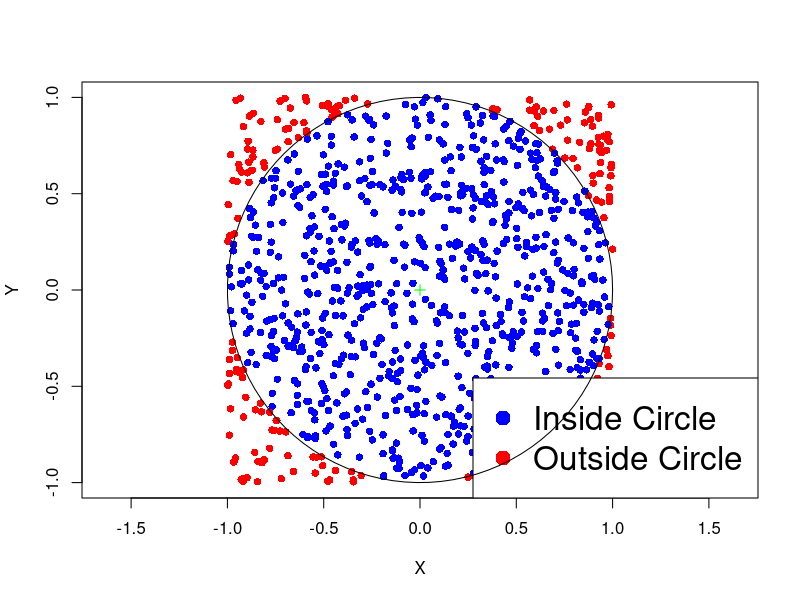
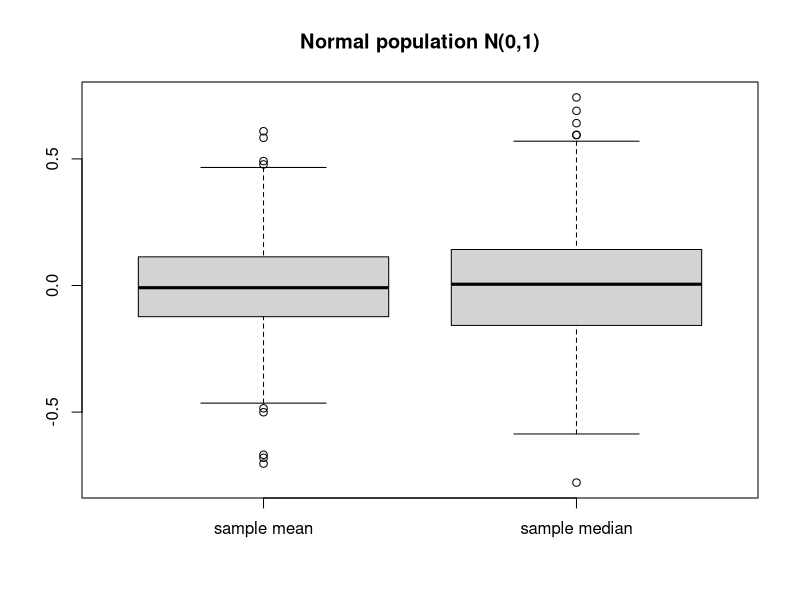

Reproduce these figures in R, in order.
## ---- chunk 1
manager.null.p <- c(51/1788, 103/1788, 144/1788, 
                    168/1788, 29/1788, 101/1788)
null.p <- rep(manager.null.p, c(3, 3, 3, 3, 3, 3))
print(round(null.p,2))
## ---- chunk 2
# Store matrix of counts into single R vector
counts <- c(27, 9, 15,
            54, 25, 24,
            84, 32, 28, 
            91, 37, 40,
            11, 10, 8,
            61, 12, 28)

# Store matrix of null probabilities into single R vector
# To avoid copy pasting, first store probabilities of each Manager
manager.null.p <- c(51/1788, 103/1788, 144/1788, 
                    168/1788, 29/1788, 101/1788)

# Repeat each entry 3 times 
null.p <- rep(manager.null.p, c(3, 3, 3, 3, 3, 3))

# Perform goodness-of-fit test
ans <- chisq.test(counts, p = null.p)

# Print answer
print(ans)
## ---- chunk 3
# Store each row into and R vector
row_1 <- c(2180, 871)
row_2 <- c(1820, 1400)
row_3 <- c(1703, 614)

# Assemble the rows into an R matrix
counts <- rbind(row_1, row_2, row_3)

# Perform chi-squared test of independence
ans <- chisq.test(counts)

# Print answer
print(ans)
## ---- chunk 4
# Store each row into and R vector
row_1 <- c(27, 9, 15)
row_2 <- c(54, 25, 24) 
row_3 <- c(84, 32, 28) 
row_4 <- c(91, 37, 40)
row_5 <- c(11, 10, 8)
row_6 <- c(61, 12, 28)

# Assemble the rows into an R matrix
counts <- rbind(row_1, row_2, row_3, row_4, row_5, row_6)

# Perform chi-squared test of independence
ans <- chisq.test(counts)

# Print answer
print(ans)
## ---- chunk 5
#| fig-asp: 1

R <- 1
niters <- 1000
total <- 0
in_circle <- 0

# Function to plot the points
plot_points <- function(x, y, R) {
  plot(x, y, col = ifelse(x^2 + y^2 <= R^2, "blue", "red"), pch = 16, xlab = "X", ylab = "Y", asp = 1, frame.plot = TRUE, xlim = c(-1,1), ylim = c(-1,1) )
  points(0, 0, col = "green", pch = 3)  # Plotting the center of the circle
  legend("bottomright", legend = c("Inside Circle", "Outside Circle"), col = c("blue", "red"), pch = 16, cex = 2)
  circle <- seq(0, 2 * pi, length.out = 100)
  lines(R * cos(circle), R * sin(circle))  # Plotting the circle
}

x <- runif(niters, -R, R)
y <- runif(niters, -R, R)
plot_points(x, y, R)

## ---- chunk 6
N <- 10000      # We do 100000 iterations and print every 10000
total <- 0      # Counts total number of points
in_circle <- 0  # Counts points falling in circle

for (j in 1:10) {   # This loop is for printing message every N iterations
  for (i in 1:N) {  # Loop in which points are counted
    x <- runif(1, -1, 1); y <- runif(1, -1, 1);  # sample point (x,y)
    if (x^2 + y^2 <= 1) {    
      in_circle <- in_circle + 1  # If (x,y) in circle increase counter
    }
    total <- total + 1  # Increase total counter (in any case)
  }
  
  pi_approx <- ( in_circle / total ) * 4  # Compute approximate area

  cat(sprintf("After %8d iterations pi is %.08f, error is %.08f\n",
     (j * N), pi_approx, abs(pi_approx - pi)))
}
## ---- chunk 7
set.seed(231) 

# Generate 1000 samples of size 10 from N(0,1) and compute sample mean
n <- 10; M <- 1000

sim.xbar <- replicate(M, mean(rnorm(n)))

# Print mean and variance of sample mean
cat("Expected value:", mean(sim.xbar), "  Variance:", var(sim.xbar))
## ---- chunk 8
set.seed(23) 

M <- 1000; n <- 30  
sim.mean <- replicate(M, mean(rnorm(n)))
sim.median <- replicate(M, median(rnorm(n)))

boxplot(list("sample mean" = sim.mean, 
             "sample median" = sim.median),
        main = "Normal population N(0,1)")
## ---- chunk 9
#| echo: true
# Roll two dice

sample(1:6, 2, replace = T)
## ---- chunk 10
#| echo: true

M <- 1000

sim.rolls <- replicate(M, sum( sample(1:6, 2, replace = T) ))

number.of.7s <- sum( sim.rolls == 7 )
p <- number.of.7s / M

cat("The estimated probability of rolling 7 is", p)
## ---- chunk 11
set.seed(231)

# Sample 100 times from N(0,1)
x <- rnorm(100)

# Compute confidence interval using t.test
interval <- t.test(x)$conf.int

# Save left and right extremes
a <- interval[1];   b <- interval[2]

cat("Simulated confidence interval: a =", a, "  b = ", b)
## ---- chunk 12
set.seed(231)

n <- 100; M <- 10000

intervals <- replicate(M, t.test(rnorm(n)) $ conf.int)

intervals[ ,1:5]
## ---- chunk 13
set.seed(231)

# Simulate M confidence intervals for the mean
n <- 100; M <- 10000

intervals <- replicate(M, t.test(rnorm(n)) $ conf.int)

# Save left and right extremes in vectors
a <- intervals[1, ];   b <- intervals[2, ]

# Check how many times mu = 0 belongs to (a,b)
mu.belongs <- sum( (a < 0) & (0 < b) )

# Estimate the probability that mu = 0 belongs to (a,b)
p <- mu.belongs / M

cat("mu = 0 belongs to the confidence interval with probability", p)
## ---- chunk 14
set.seed(22)

# Enter counts and null hypothesis probabilities
counts <- c(32, 15, 9, 4)
null.p <- c(0.5, 0.3, 0.15, 0.05)

# Compute total counts
m <- sum(counts)

# Compute expected counts
exp.counts <- m * null.p

# Compute the observed chi-squared statistic
obs.chi <- sum( (counts - exp.counts)^2 / exp.counts )

# Simulate M chi-squared statistics
M <- 10000

sim.chi <- replicate(M, {
                # Simulate multinomial counts under null hypothesis
                sim.counts <- rmultinom(1, m, null.p)
                            
                # Return chi-squared statistic from the simulated counts
                sum( (sim.counts - exp.counts )^2 / exp.counts)
                })

# Check how many simulated statistics are extreme
num.extreme <- sum( sim.chi >= obs.chi )

# Estimate the p-value
sim.p.value <- num.extreme / M

# Perform chi-squared test using built-in R function
ans <- chisq.test(counts, p = null.p, simulate.p.value = T)

# Extract p-value from chi-squared test result
R.p.value <- ans$p.value

# Print p-values for comparison
cat("\nOur simulated p-value is:", sim.p.value)
cat("\nR simulated p-value is:", R.p.value)
